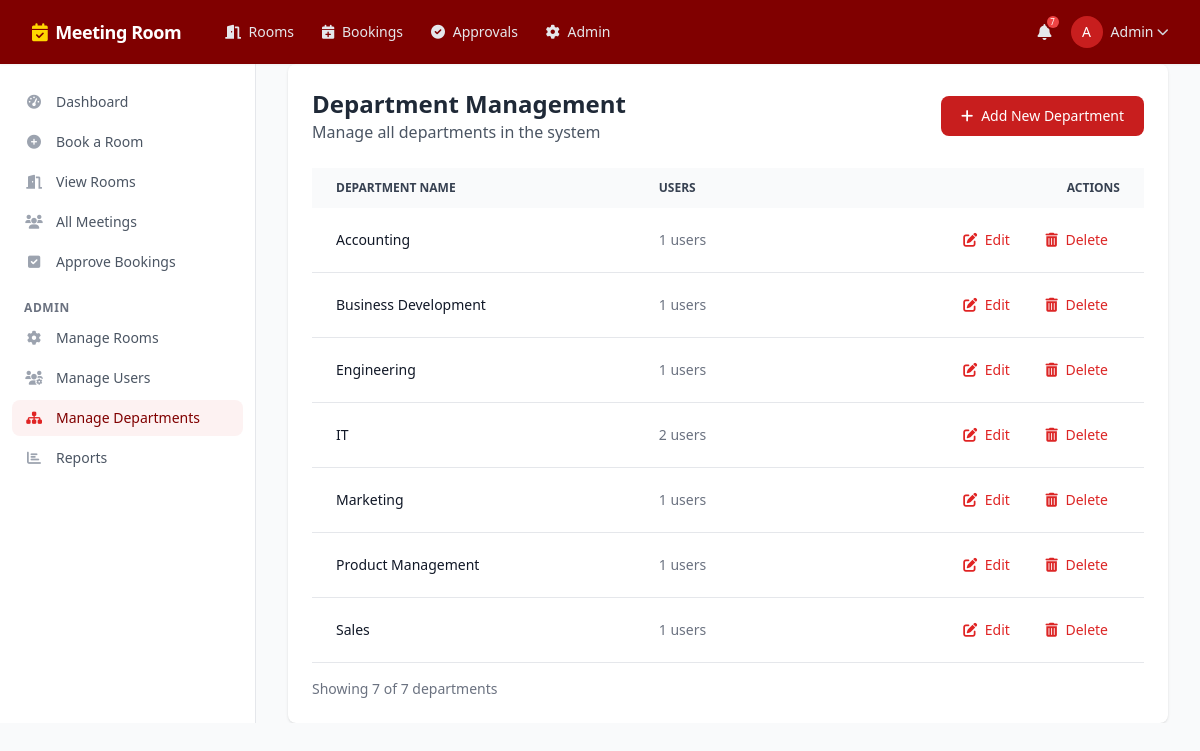
Page /manage_departments.php (signed in) on the committed database.
### tables this page shows
CREATE TABLE departments (
    department_id INTEGER PRIMARY KEY AUTOINCREMENT,
    department_name TEXT NOT NULL UNIQUE
);

### manage_departments.php (the view, shortened to what this page needs)
<?php
require_once 'includes/header.php';
$departments = $db->query("SELECT * FROM departments ORDER BY department_name")->fetchAll(PDO::FETCH_ASSOC);
$departmentCount = $db->query("SELECT COUNT(*) FROM departments")->fetchColumn();
$userCounts = [];
$stmt = $db->query("SELECT department_id, COUNT(*) as user_count FROM users GROUP BY department_id");
while ($row = $stmt->fetch(PDO::FETCH_ASSOC)) {
    $userCounts[$row['department_id']] = $row['user_count'];
}
?>
<div class="bg-white shadow rounded-lg p-6">
    <div class="flex flex-col md:flex-row md:items-center md:justify-between mb-6">
        <div>
            <h2 class="text-2xl font-bold text-gray-800">Department Management</h2>
            <p class="text-gray-600">Manage all departments in the system</p>
        </div>
        <button type="button" data-modal-toggle="add-department-modal" class="text-white bg-maroon-700 hover:bg-maroon-800 focus:ring-4 focus:ring-maroon-300 font-medium rounded-lg text-sm px-5 py-2.5 inline-flex items-center mt-4 md:mt-0">
            <i class="fas fa-plus mr-2"></i> Add New Department
        </button>
    </div>
    <div class="overflow-x-auto">
        <table class="w-full text-sm text-left text-gray-500">
            <thead class="text-xs text-gray-700 uppercase bg-gray-50">
                <tr>
                    <th scope="col" class="px-6 py-3">Department Name</th>
                    <th scope="col" class="px-6 py-3">Users</th>
                    <th scope="col" class="px-6 py-3 text-right">Actions</th>
                </tr>
            </thead>
            <tbody>
                <?php if (empty($departments)): ?>
                    <tr class="bg-white border-b">
                        <td colspan="3" class="px-6 py-4 text-center text-gray-500">No departments found</td>
                    </tr>
                <?php else: ?>
                    <?php foreach ($departments as $department): ?>
                        <tr class="bg-white border-b hover:bg-gray-50">
                            <th scope="row" class="px-6 py-4 font-medium text-gray-900 whitespace-nowrap">
                                <?= htmlspecialchars($department['department_name']) ?>
                            </th>
                            <td class="px-6 py-4">
                                <?= $userCounts[$department['department_id']] ?? 0 ?> users
                            </td>
                            <td class="px-6 py-4 text-right">
                                <button onclick="openEditModal(<?= $department['department_id'] ?>, '<?= htmlspecialchars($department['department_name']) ?>')" class="text-maroon-600 hover:text-maroon-900 font-medium text-sm px-3 py-1.5 mr-2">
                                    <i class="fas fa-edit mr-1"></i> Edit
                                </button>
                                <button onclick="openDeleteModal(<?= $department['department_id'] ?>)" class="text-red-600 hover:text-red-900 font-medium text-sm px-3 py-1.5">
                                    <i class="fas fa-trash-alt mr-1"></i> Delete
                                </button>
                            </td>
                        </tr>
                    <?php endforeach; ?>
                <?php endif; ?>
            </tbody>
        </table>
    </div>
    <div class="flex items-center justify-between mt-4">
        <div class="text-sm text-gray-500">
            Showing <span class="font-medium"><?= count($departments) ?></span> of <span class="font-medium"><?= $departmentCount ?></span> departments
        </div>
    </div>
</div>
<?php require_once 'includes/footer.php'; ?>

### rows in the picture
departments: department_name "Accounting", department_id "1"
departments: department_name "Business Development", department_id "1"
departments: department_name "Engineering", department_id "1"
departments: department_name "IT", department_id "2"
departments: department_name "Marketing", department_id "1"
departments: department_name "Product Management", department_id "1"
departments: department_name "Sales", department_id "1"

### other values in the picture
$unreadNotifications "7"
substr($_SESSION['first_name'], 0, 1) "A"
$_SESSION['first_name'] "Admin"
count($departments) "7"
$departmentCount "7"
